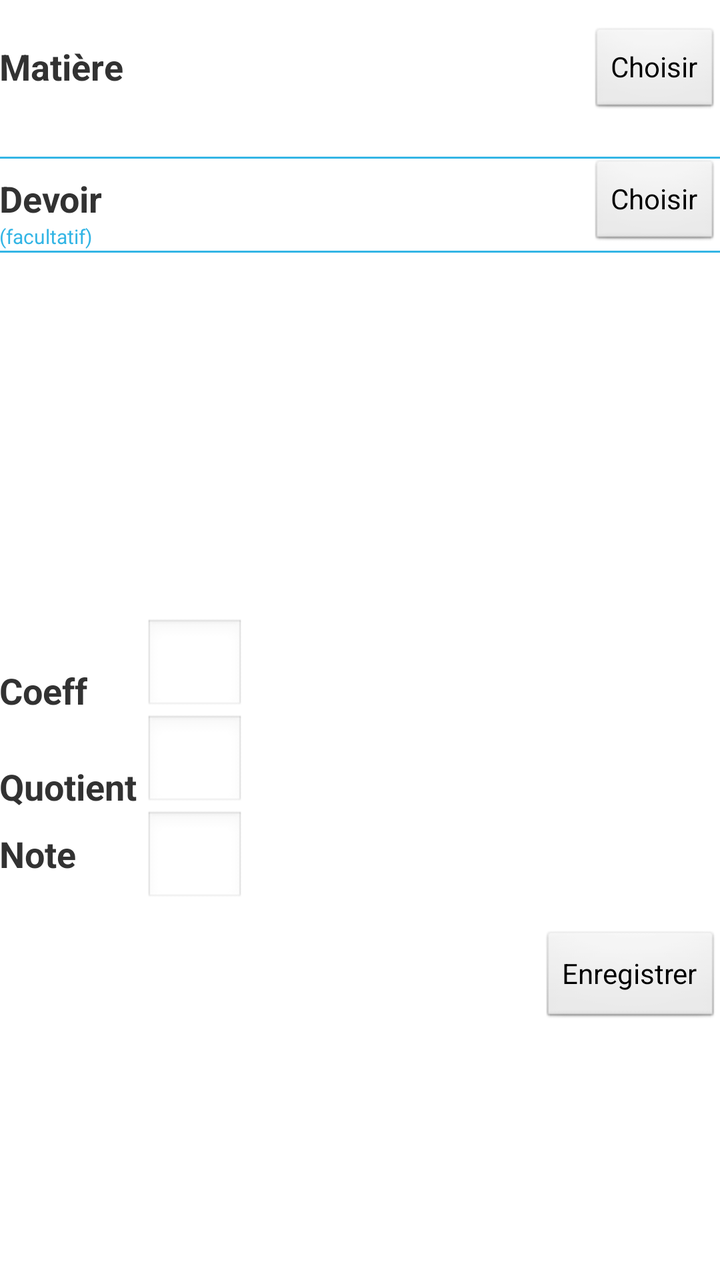
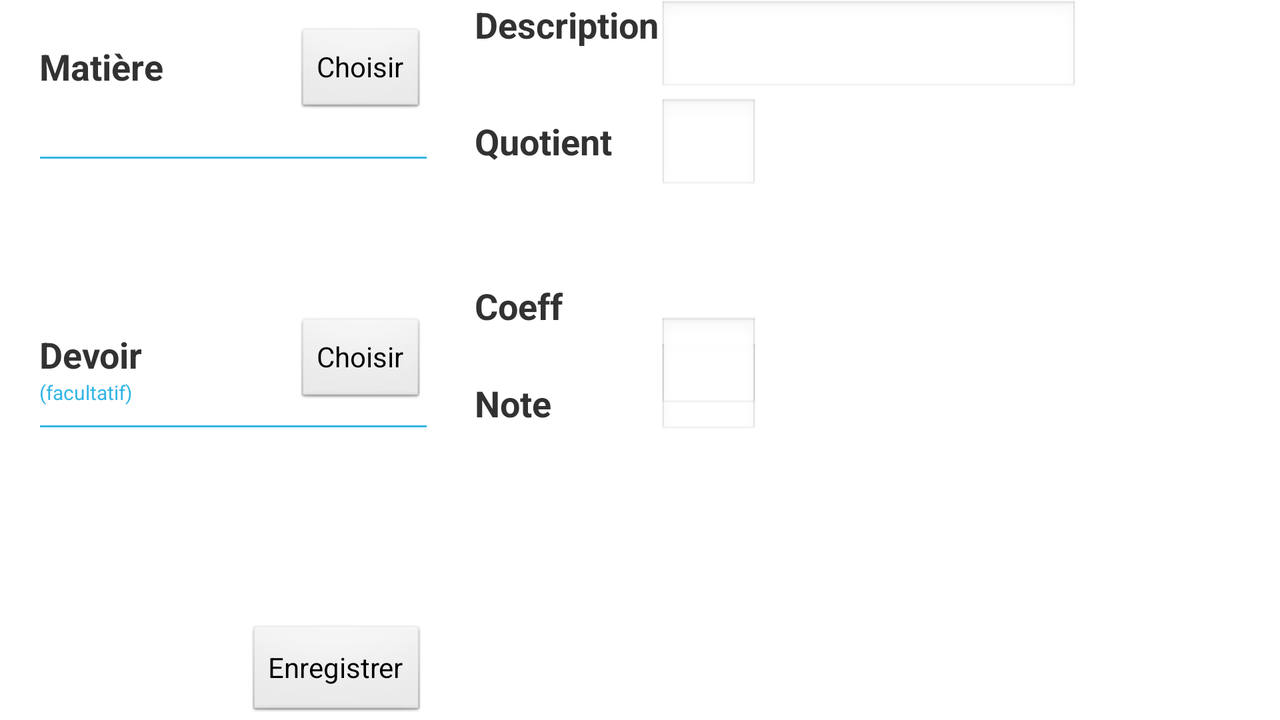

Two renders of one Android screen. The first uses the default layout on a phone; the second uses the alternative layout the repository ships for a different screen configuration, on a matching device. The two XML files are below.
<!-- AndroidManifest.xml: application theme AppTheme -->
<!-- res/layout/activity_note_add.xml -->
<RelativeLayout xmlns:android="http://schemas.android.com/apk/res/android"
    xmlns:tools="http://schemas.android.com/tools"
    android:layout_width="match_parent"
    android:layout_height="match_parent"
    android:paddingBottom="@dimen/activity_vertical_margin"
    android:paddingLeft="@dimen/activity_horizontal_margin"
    android:paddingRight="@dimen/activity_horizontal_margin"
    android:paddingTop="@dimen/activity_vertical_margin"
    tools:context=".NoteAddActivity" >

    <TextView
        android:id="@+id/textView1"
        android:layout_width="wrap_content"
        android:layout_height="wrap_content"
        android:layout_alignParentLeft="true"
        android:layout_alignParentTop="true"
        android:layout_marginTop="21dp"
        android:text="Matière"
        android:textSize="18sp"
        android:textStyle="bold" />

    <Button
        android:id="@+id/matiereButton"
        android:layout_width="wrap_content"
        android:layout_height="45dp"
        android:layout_alignBaseline="@+id/textView1"
        android:layout_alignBottom="@+id/textView1"
        android:layout_alignParentRight="true"
        android:onClick="chooseMatiere"
        android:text="Choisir" />

    <View
        android:id="@+id/view1"
        android:layout_width="wrap_content"
        android:layout_height="1dp"
        android:layout_alignRight="@+id/matiereButton"
        android:layout_below="@+id/matiereButton"
        android:layout_marginTop="20dp"
        android:background="@android:color/holo_blue_light" />

    <TextView
        android:id="@+id/matiereNom"
        android:layout_width="wrap_content"
        android:layout_height="wrap_content"
        android:layout_above="@+id/view1"
        android:layout_alignLeft="@+id/coeffET" />

    <TextView
        android:id="@+id/DevoirNom"
        android:layout_width="wrap_content"
        android:layout_height="wrap_content"
        android:layout_below="@+id/view1"
        android:layout_marginTop="32dp"
        android:layout_toRightOf="@+id/textView5" />

    <EditText
        android:id="@+id/quotientET"
        android:layout_width="wrap_content"
        android:layout_height="wrap_content"
        android:layout_above="@+id/noteET"
        android:layout_alignLeft="@+id/coeffET"
        android:layout_alignRight="@+id/coeffET"
        android:ems="10" />

    <TextView
        android:id="@+id/textView3"
        android:layout_width="wrap_content"
        android:layout_height="wrap_content"
        android:layout_above="@+id/quotientET"
        android:layout_alignLeft="@+id/textView5"
        android:text="Coeff"
        android:textSize="18sp"
        android:textStyle="bold" />

    <View
        android:id="@+id/view2"
        android:layout_width="wrap_content"
        android:layout_height="1dp"
        android:layout_alignRight="@+id/button3"
        android:layout_alignTop="@+id/DevoirNom"
        android:layout_marginTop="14dp"
        android:background="@android:color/holo_blue_light" />

    <TextView
        android:id="@+id/textView5"
        android:layout_width="wrap_content"
        android:layout_height="wrap_content"
        android:layout_above="@+id/view2"
        android:layout_alignLeft="@+id/view2"
        android:text="Devoir"
        android:textSize="18sp"
        android:textStyle="bold" />

    <TextView
        android:id="@+id/textView6"
        android:layout_width="wrap_content"
        android:layout_height="wrap_content"
        android:layout_alignLeft="@+id/textView5"
        android:layout_below="@+id/textView5"
        android:text="(facultatif)"
        android:textColor="@android:color/holo_blue_light"
        android:textSize="10sp" />

    <Button
        android:id="@+id/button3"
        android:layout_width="wrap_content"
        android:layout_height="45dp"
        android:layout_alignRight="@+id/view1"
        android:layout_below="@+id/view1"
        android:text="Choisir" />

    <EditText
        android:id="@+id/coeffET"
        android:layout_width="50dp"
        android:layout_height="wrap_content"
        android:layout_alignBottom="@+id/textView3"
        android:layout_marginLeft="21dp"
        android:layout_toRightOf="@+id/DevoirNom"
        android:ems="10"
        android:inputType="number" >

        <requestFocus />
    </EditText>

    <TextView
        android:id="@+id/textView2"
        android:layout_width="wrap_content"
        android:layout_height="wrap_content"
        android:layout_above="@+id/button2"
        android:layout_alignLeft="@+id/textView4"
        android:layout_marginBottom="26dp"
        android:text="Note"
        android:textSize="18sp"
        android:textStyle="bold" />

    <EditText
        android:id="@+id/noteET"
        android:layout_width="wrap_content"
        android:layout_height="wrap_content"
        android:layout_alignBaseline="@+id/textView2"
        android:layout_alignBottom="@+id/textView2"
        android:layout_alignLeft="@+id/quotientET"
        android:layout_alignRight="@+id/quotientET"
        android:ems="10"
        android:inputType="number" />

    <TextView
        android:id="@+id/textView4"
        android:layout_width="wrap_content"
        android:layout_height="wrap_content"
        android:layout_above="@+id/noteET"
        android:layout_alignLeft="@+id/textView3"
        android:text="Quotient"
        android:textSize="18sp"
        android:textStyle="bold" />

    <Button
        android:id="@+id/button2"
        android:layout_width="wrap_content"
        android:layout_height="wrap_content"
        android:layout_alignParentBottom="true"
        android:layout_alignRight="@+id/view2"
        android:layout_marginBottom="127dp"
        android:text="Enregistrer"
        android:onClick="enregistrer" />

</RelativeLayout>
<!-- resources referenced by this layout -->
<resources>
  <style name="AppTheme" parent="AppBaseTheme">
          
      </style>
  <style name="AppBaseTheme" parent="android:Theme.Light">
          
      </style>
</resources>
<!-- res/layout-land/activity_note_add.xml (the repository's variant of the layout above) -->
<!-- drawn on the phone turned sideways -->
<RelativeLayout xmlns:android="http://schemas.android.com/apk/res/android"
    xmlns:tools="http://schemas.android.com/tools"
    android:layout_width="match_parent"
    android:layout_height="match_parent"
    android:layout_marginLeft="20dp"
    android:paddingBottom="@dimen/activity_vertical_margin"
    android:paddingLeft="@dimen/activity_horizontal_margin"
    android:paddingRight="@dimen/activity_horizontal_margin"
    android:paddingTop="@dimen/activity_vertical_margin"
    tools:context=".NoteAddActivity" >

    <TextView
        android:id="@+id/textView1"
        android:layout_width="wrap_content"
        android:layout_height="wrap_content"
        android:layout_alignParentLeft="true"
        android:layout_alignParentTop="true"
        android:layout_marginTop="21dp"
        android:text="Matière"
        android:textSize="18sp"
        android:textStyle="bold" />

    <View
        android:id="@+id/view1"
        android:layout_width="wrap_content"
        android:layout_height="1dp"
        android:layout_alignRight="@+id/matiereButton"
        android:layout_below="@+id/matiereButton"
        android:layout_marginTop="20dp"
        android:background="@android:color/holo_blue_light" />

    <TextView
        android:id="@+id/textView6"
        android:layout_width="wrap_content"
        android:layout_height="wrap_content"
        android:layout_alignLeft="@+id/textView5"
        android:layout_below="@+id/textView5"
        android:text="(facultatif)"
        android:textColor="@android:color/holo_blue_light"
        android:textSize="10sp" />

    <Button
        android:id="@+id/button2"
        android:layout_width="wrap_content"
        android:layout_height="wrap_content"
        android:layout_alignParentBottom="true"
        android:layout_alignRight="@+id/view2"
        android:text="Enregistrer" />

    <Button
        android:id="@+id/matiereButton"
        android:layout_width="wrap_content"
        android:layout_height="45dp"
        android:layout_alignBaseline="@+id/textView1"
        android:layout_alignBottom="@+id/textView1"
        android:layout_marginLeft="66dp"
        android:layout_toRightOf="@+id/textView1"
        android:onClick="chooseMatiere"
        android:text="Choisir" />

    <TextView
        android:id="@+id/matiereNom"
        android:layout_width="wrap_content"
        android:layout_height="wrap_content"
        android:layout_above="@+id/view1"
        android:layout_alignLeft="@+id/button2" />

    <TextView
        android:id="@+id/DevoirNom"
        android:layout_width="wrap_content"
        android:layout_height="wrap_content"
        android:layout_alignRight="@+id/matiereNom"
        android:layout_centerVertical="true" />

    <Button
        android:id="@+id/button3"
        android:layout_width="wrap_content"
        android:layout_height="45dp"
        android:layout_alignBaseline="@+id/DevoirNom"
        android:layout_alignBottom="@+id/DevoirNom"
        android:layout_alignRight="@+id/view1"
        android:text="Choisir" />

    <TextView
        android:id="@+id/textView5"
        android:layout_width="wrap_content"
        android:layout_height="wrap_content"
        android:layout_alignBottom="@+id/DevoirNom"
        android:layout_alignLeft="@+id/view2"
        android:text="Devoir"
        android:textSize="18sp"
        android:textStyle="bold" />

    <TextView
        android:id="@+id/textView4"
        android:layout_width="wrap_content"
        android:layout_height="wrap_content"
        android:layout_below="@+id/matiereNom"
        android:layout_marginLeft="24dp"
        android:layout_toRightOf="@+id/matiereButton"
        android:text="Quotient"
        android:textSize="18sp"
        android:textStyle="bold" />

    <TextView
        android:id="@+id/textView7"
        android:layout_width="wrap_content"
        android:layout_height="wrap_content"
        android:layout_alignLeft="@+id/textView4"
        android:layout_alignParentTop="true"
        android:text="Description"
        android:textSize="18sp"
        android:textStyle="bold" />

    <EditText
        android:id="@+id/descriptionET"
        android:layout_width="wrap_content"
        android:layout_height="wrap_content"
        android:layout_alignTop="@+id/textView7"
        android:layout_toRightOf="@+id/textView7"
        android:ems="10" >

        <requestFocus />
    </EditText>

    <EditText
        android:id="@+id/quotientET"
        android:layout_width="50dp"
        android:layout_height="wrap_content"
        android:layout_alignBaseline="@+id/textView4"
        android:layout_alignBottom="@+id/textView4"
        android:layout_alignLeft="@+id/descriptionET"
        android:ems="10" />

    <EditText
        android:id="@+id/coeffET"
        android:layout_width="50dp"
        android:layout_height="wrap_content"
        android:layout_alignBaseline="@+id/textView6"
        android:layout_alignBottom="@+id/textView6"
        android:layout_alignLeft="@+id/noteET"
        android:ems="10"
        android:inputType="number" />

    <TextView
        android:id="@+id/textView2"
        android:layout_width="wrap_content"
        android:layout_height="wrap_content"
        android:layout_alignLeft="@+id/textView3"
        android:layout_alignTop="@+id/textView6"
        android:text="Note"
        android:textSize="18sp"
        android:textStyle="bold" />

    <View
        android:id="@+id/view2"
        android:layout_width="wrap_content"
        android:layout_height="1dp"
        android:layout_alignBottom="@+id/textView2"
        android:layout_toLeftOf="@+id/textView4"
        android:background="@android:color/holo_blue_light" />

    <TextView
        android:id="@+id/textView3"
        android:layout_width="wrap_content"
        android:layout_height="wrap_content"
        android:layout_above="@+id/textView5"
        android:layout_alignLeft="@+id/textView4"
        android:text="Coeff"
        android:textSize="18sp"
        android:textStyle="bold" />

    <EditText
        android:id="@+id/noteET"
        android:layout_width="wrap_content"
        android:layout_height="wrap_content"
        android:layout_alignRight="@+id/quotientET"
        android:layout_alignTop="@+id/button3"
        android:layout_toRightOf="@+id/textView7"
        android:ems="10"
        android:inputType="number" />

</RelativeLayout>
